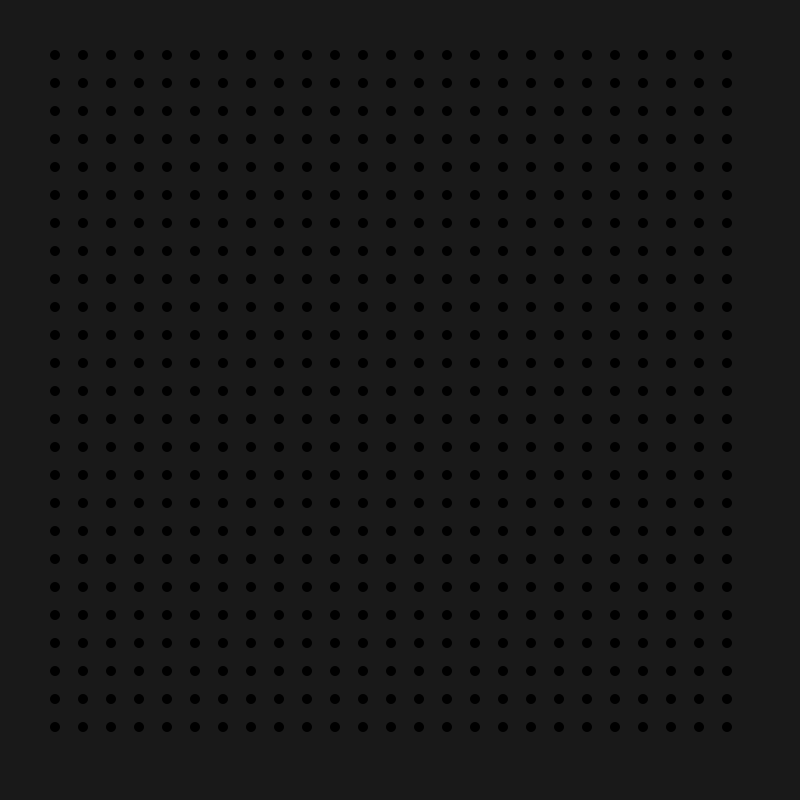
Frame 1 (no input)
Frame 60 (the mouse pressed at the canvas centre just before this capture): identical to frame 1, image omitted
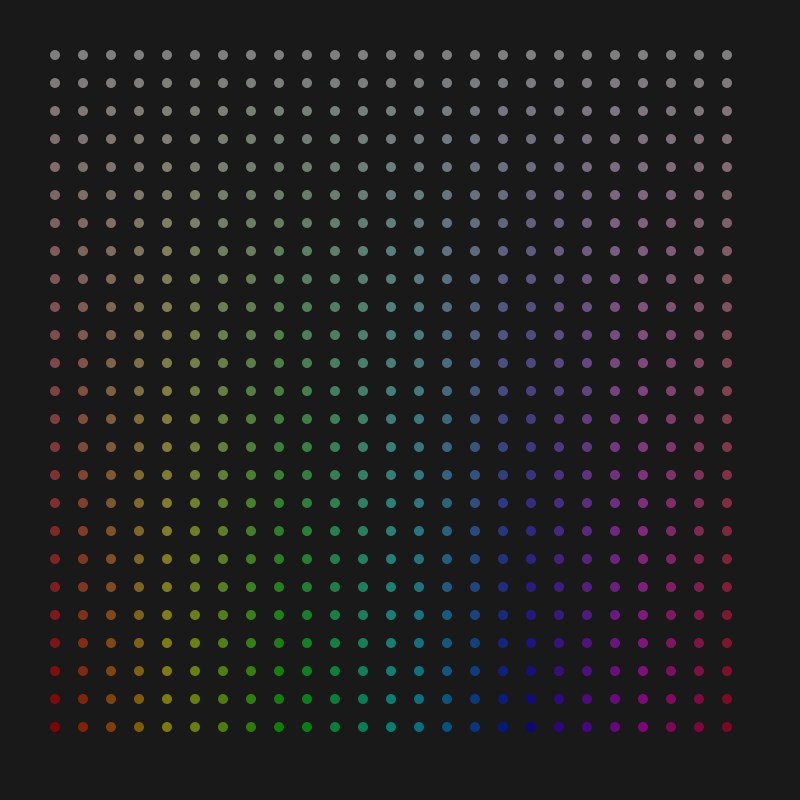
Frame 120 (the mouse held since frame 60 and released just before this capture)

The Processing sketch that drew these frames (run headless with seeded random() and noise(); from frame 60 on, the mouse is pressed at the canvas centre):

// Processing sketch: Refine_05_HSB
// ── Refine_05_HSB.pde

int margin = 50;
int ellipseCount = 25;
int ellipseSize = 10;
int ellipseSpacing;

void setup() {
  size(800, 800);
  colorMode(HSB, 100); // Second value is range of color scale (eg, 0–100);
  ellipseSpacing = (width-2*margin)/ellipseCount;
}

void draw() {
  background(10);
  noStroke();
  for (int i=0; i<ellipseCount; i++) {
    for (int n=0; n<ellipseCount; n++) {
      float h = map(n, 0, ellipseCount, 0, 100);
      float s = map(i, 0, ellipseCount, 0, 100);
      float v = map(mouseX, 0, width, 0, 100);;
      fill(color(h, s, v));
      ellipseMode(CORNER);
      ellipse(n*ellipseSpacing+margin, i*ellipseSpacing+margin, ellipseSize, ellipseSize);
    }
  }
}
